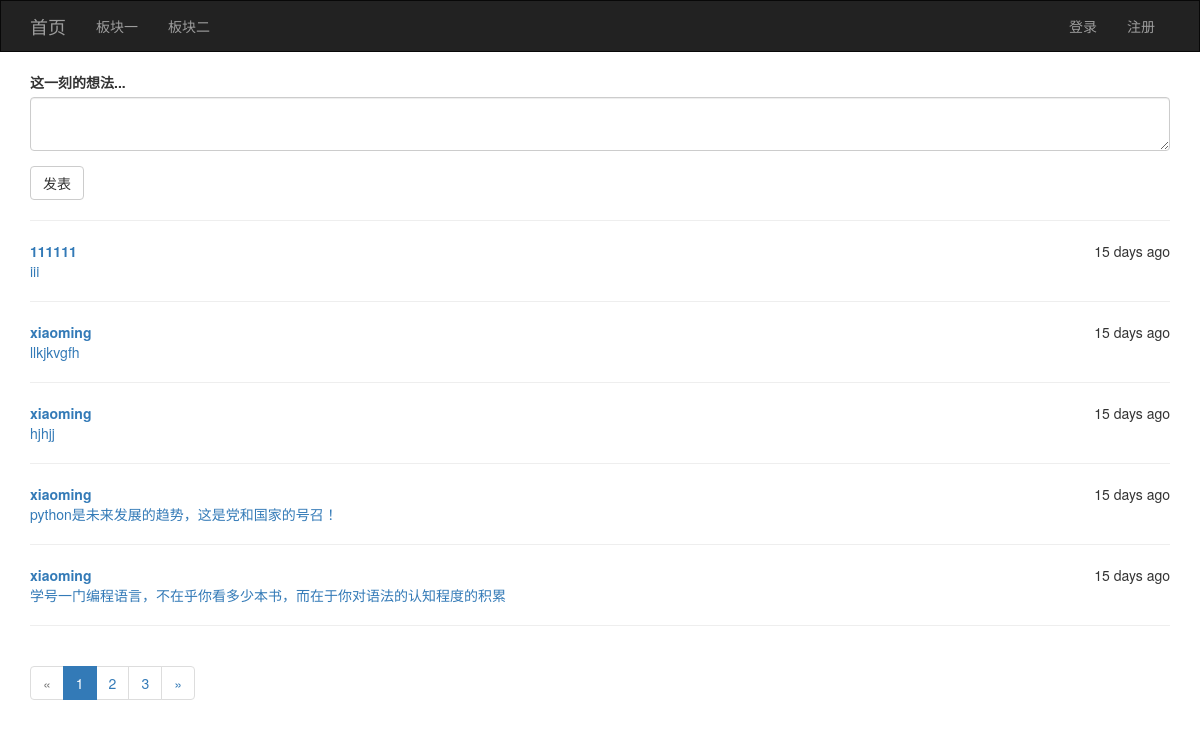
The page / on the database its author committed.
### app/models/posts.py (models this page shows)
class Posts(db.Model):
    __tablename__ = 'posts'
    id = db.Column(db.Integer, primary_key=True)
    rid = db.Column(db.Integer, index=True, default=0)
    content = db.Column(db.Text)
    timestamp = db.Column(db.DateTime, index=True, default=datetime.utcnow)
    user_id = db.Column(db.Integer, db.ForeignKey('users.id'))

### app/models/user.py (models this page shows, shortened)
class User(UserMixin, db.Model):
    __tablename__ = 'users'
    id = db.Column(db.Integer, primary_key=True)
    username = db.Column(db.String(64), unique=True)
    password_hash = db.Column(db.String(128))
    confirmed = db.Column(db.Boolean, default=False)
    email = db.Column(db.String(64), unique=True)
    posts = db.relationship('Posts', backref='user', lazy='dynamic')
    @property
    def password(self):
        raise AttributeError('密码是不可读属性')

### app/views/main.py (the view, shortened to what this page needs)
@main.route('/', methods=['GET', 'POST'])
def index():
    form = PostsForm()
    page = request.args.get('page', 1, type=int)
    pagination = Posts.query.filter_by(rid=0).order_by(Posts.timestamp.desc()).paginate(page, per_page=5, error_out=False)
    posts = pagination.items
    return render_template('main/index.html', form=form, posts=posts, pagination=pagination)

### app/forms/posts.py
class PostsForm(FlaskForm):
    content = TextAreaField('这一刻的想法...', validators=[DataRequired(), Length(1, 128)])
    submit = SubmitField('发表')

### app/templates/main/index.html (shortened to what this page needs)
{% extends 'common/base.html' %}
{% from 'common/macros.html' import pagination_show %}
{% block page_content %}
{{ wtf.quick_form(form) }}
{% for p in posts %}
<hr />
<div style="float:right;">{{moment(p.timestamp).fromNow()}}</div>
<div><a href="#"><b>{{p.user.username}}</b></a></div>
<div><a href="#">{{p.content}}</a></div>
{% endfor %}
<hr />
{{pagination_show(pagination, 'main.index')}}
{% endblock %}

### app/templates/common/base.html (shortened to what this page needs)
{% extends 'bootstrap/base.html' %}
{% import 'bootstrap/wtf.html' as wtf %}
{% block navbar %}
<nav class="navbar navbar-inverse" style="border-radius: 0px;">
    <div class="container">
        <div class="navbar-header">
            <a class="navbar-brand" href="{{url_for('main.index')}}">首页</a>
        </div>
        <div class="collapse navbar-collapse">
            <ul class="nav navbar-nav">
                <li><a href="#">板块一</a></li>
                <li><a href="#">板块二</a></li>
            </ul>
            <ul class="nav navbar-nav navbar-right">
                {% if current_user.is_authenticated %}
                <li><a href="{{url_for('user.logout')}}">退出</a></li>
                <li class="dropdown">
                    <a href="#" class="dropdown-toggle" data-toggle="dropdown" role="button" aria-haspopup="true"
                       aria-expanded="false">{{current_user.username}}<span class="caret"></span></a>
                    <ul class="dropdown-menu">
                        <li><a href="{{url_for('user.profile')}}">用户信息</a></li>
                        <li><a href="{{url_for('user.change_password')}}">修改密码</a></li>
                        <li><a href="#">更换邮箱</a></li>
                    </ul>
                </li>
                {% else %}
                <li><a href="{{url_for('user.login')}}">登录</a></li>
                <li><a href="{{url_for('user.register')}}">注册</a></li>
                {% endif %}
            </ul>
        </div>
    </div>
</nav>
{% endblock %}
{% block content %}
<div class="container">
    {% block page_content %}默认内容{% endblock %}
</div>
{% endblock %}
{% block head %}
{{ super() }}
{% endblock %}

### app/templates/common/macros.html
{% macro pagination_show(pagination, endpoint) %}
<nav aria-label="Page navigation">
    <ul class="pagination">
        <li {% if not pagination.has_prev %}class="disabled"{% endif %}>
            <a href="{% if pagination.has_prev %}{{url_for(endpoint, page=pagination.prev_num, **kwargs)}}{% else %}#{% endif %}" aria-label="Previous">
                <span aria-hidden="true">&laquo;</span>
            </a>
        </li>
        {% for p in pagination.iter_pages() %}
            {% if p %}
            <li {% if pagination.page == p %}class="active"{% endif %}><a href="{{url_for(endpoint, page=p, **kwargs)}}">{{p}}</a></li>
            {% else %}
            <li><a href="#">&hellip;</a></li>
            {% endif %}
        {% endfor %}
        <li {% if not pagination.has_next %}class="disabled"{% endif %}>
            <a href="{% if pagination.has_next %}{{url_for(endpoint, page=pagination.next_num)}}{% else %}#{% endif %}" aria-label="Next">
                <span aria-hidden="true">&raquo;</span>
            </a>
        </li>
    </ul>
</nav>
{% endmacro %}

### rows shown on the page
Posts: timestamp "15 days ago", user.username "111111", content "iii"
Posts: timestamp "15 days ago", user.username "xiaoming", content "llkjkvgfh"
Posts: timestamp "15 days ago", user.username "xiaoming", content "hjhjj"
Posts: timestamp "15 days ago", user.username "xiaoming", content "python是未来发展的趋势，这是党和国家的号召！"
Posts: timestamp "15 days ago", user.username "xiaoming", content "学号一门编程语言，不在乎你看多少本书，而在于你对语法的认知程度的积累"

### other values the page prints
{{ p }} "1" "2" "3"
